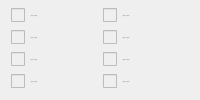
               <widget class="QWidget" name="extendedFuseBitsWidget">
                <attribute name="icon">
                 <iconset resource="Avr8UsbProg.qrc">
                  <normaloff>:/Avr8UsbProg/images/extended.png</normaloff>:/Avr8UsbProg/images/extended.png</iconset>
                </attribute>
                <attribute name="title">
                 <string>Extended</string>
                </attribute>
                <layout class="QGridLayout" name="gridLayout_13">
                 <property name="topMargin">
                  <number>3</number>
                 </property>
                 <property name="bottomMargin">
                  <number>3</number>
                 </property>
                 <property name="verticalSpacing">
                  <number>0</number>
                 </property>
                 <item row="0" column="0">
                  <widget class="QCheckBox" name="extendedFuseBit7CheckBox">
                   <property name="enabled">
                    <bool>false</bool>
                   </property>
                   <property name="text">
                    <string>--</string>
                   </property>
                  </widget>
                 </item>
                 <item row="0" column="1">
                  <widget class="QCheckBox" name="extendedFuseBit6CheckBox">
                   <property name="enabled">
                    <bool>false</bool>
                   </property>
                   <property name="text">
                    <string>--</string>
                   </property>
                  </widget>
                 </item>
                 <item row="1" column="0">
                  <widget class="QCheckBox" name="extendedFuseBit5CheckBox">
                   <property name="enabled">
                    <bool>false</bool>
                   </property>
                   <property name="text">
                    <string>--</string>
                   </property>
                  </widget>
                 </item>
                 <item row="1" column="1">
                  <widget class="QCheckBox" name="extendedFuseBit4CheckBox">
                   <property name="enabled">
                    <bool>false</bool>
                   </property>
                   <property name="text">
                    <string>--</string>
                   </property>
                  </widget>
                 </item>
                 <item row="2" column="0">
                  <widget class="QCheckBox" name="extendedFuseBit3CheckBox">
                   <property name="enabled">
                    <bool>false</bool>
                   </property>
                   <property name="text">
                    <string>--</string>
                   </property>
                  </widget>
                 </item>
                 <item row="2" column="1">
                  <widget class="QCheckBox" name="extendedFuseBit2CheckBox">
                   <property name="enabled">
                    <bool>false</bool>
                   </property>
                   <property name="text">
                    <string>--</string>
                   </property>
                  </widget>
                 </item>
                 <item row="3" column="0">
                  <widget class="QCheckBox" name="extendedFuseBit1CheckBox">
                   <property name="enabled">
                    <bool>false</bool>
                   </property>
                   <property name="text">
                    <string>--</string>
                   </property>
                  </widget>
                 </item>
                 <item row="3" column="1">
                  <widget class="QCheckBox" name="extendedFuseBit0CheckBox">
                   <property name="enabled">
                    <bool>false</bool>
                   </property>
                   <property name="text">
                    <string>--</string>
                   </property>
                  </widget>
                 </item>
                </layout>
               </widget>
